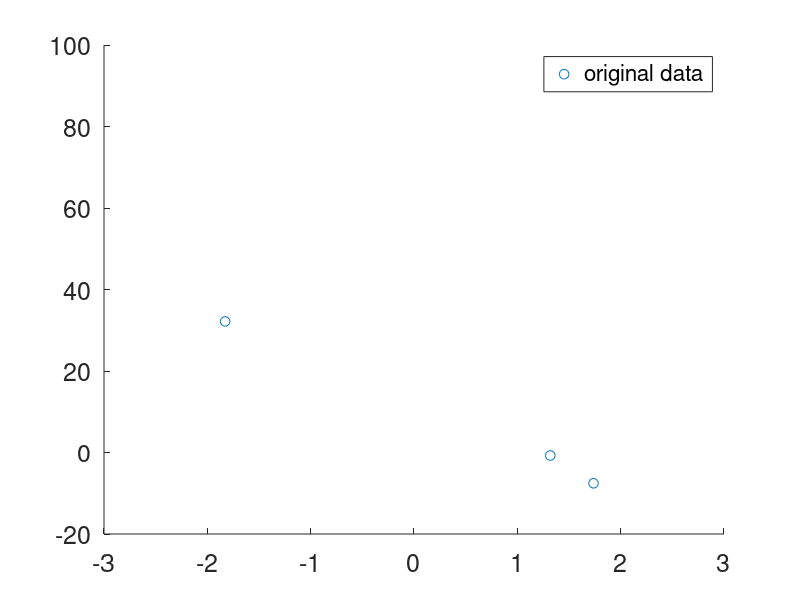

Recreate this plot in MATLAB. (Note: this script raises an error after producing the figure.)
%% generate noisy samples from from 4th degree polynomial
rng(1); %fix random seed

m = 3; %number of data-points
f = @(x) 1 -2*x + x.^2 - 3*x.^3 + x.^4;
x = 2.5*(2*rand(m,1)-1); %sample from interval [-2.5,2.5]
y = f(x) + 2*randn(m,1); %noisy samples

figure(1);
scatter(x,y,50,'DisplayName','original data');
legend;
set(gca,'fontsize',18);
axis([-3 3 -20 100]);
%% solve for coefficients c using "backslash"
d = 5;
X = vandermonde(x,d);
c = X\y;
c1 = leastNormSolution(X,y);
c2 = lsqminnorm(X,y);
% plot result on top of scattered data
xp = linspace(-3,3,100);
Xp = vandermonde(xp,d);
poly = Xp*c;
poly1 = Xp*c1;
poly2 = Xp*c2;

figure(1);
hold all;
plot(xp,poly, xp,poly1,xp,poly2,'DisplayName',sprintf('d=%d',d),'linewidth',1.5);
hold off;
legend;
set(gca,'fontsize',18);
axis([-3 3 -20 100]);

%% helper functions
function x0 = leastNormSolution(A, b)
    % Compute the reduced QR factorization of A'
    [Q, R] = qr(A',0);
    %Q = Q(:, 1:size(A, 1));
    %R = R(1:size(A, 1), :);
    
    % Compute the least-norm solution using the QR factors
    x0 = Q * (R'\b);
end

%create Vandermonde matrix X from data-points x_i
function X = vandermonde(x,d)
    %x = m x 1 vector of inputs x_i
    %d = polynomial degree
    X = [];
    for k=0:d
        X(:,end+1) = x.^k;
    end
end